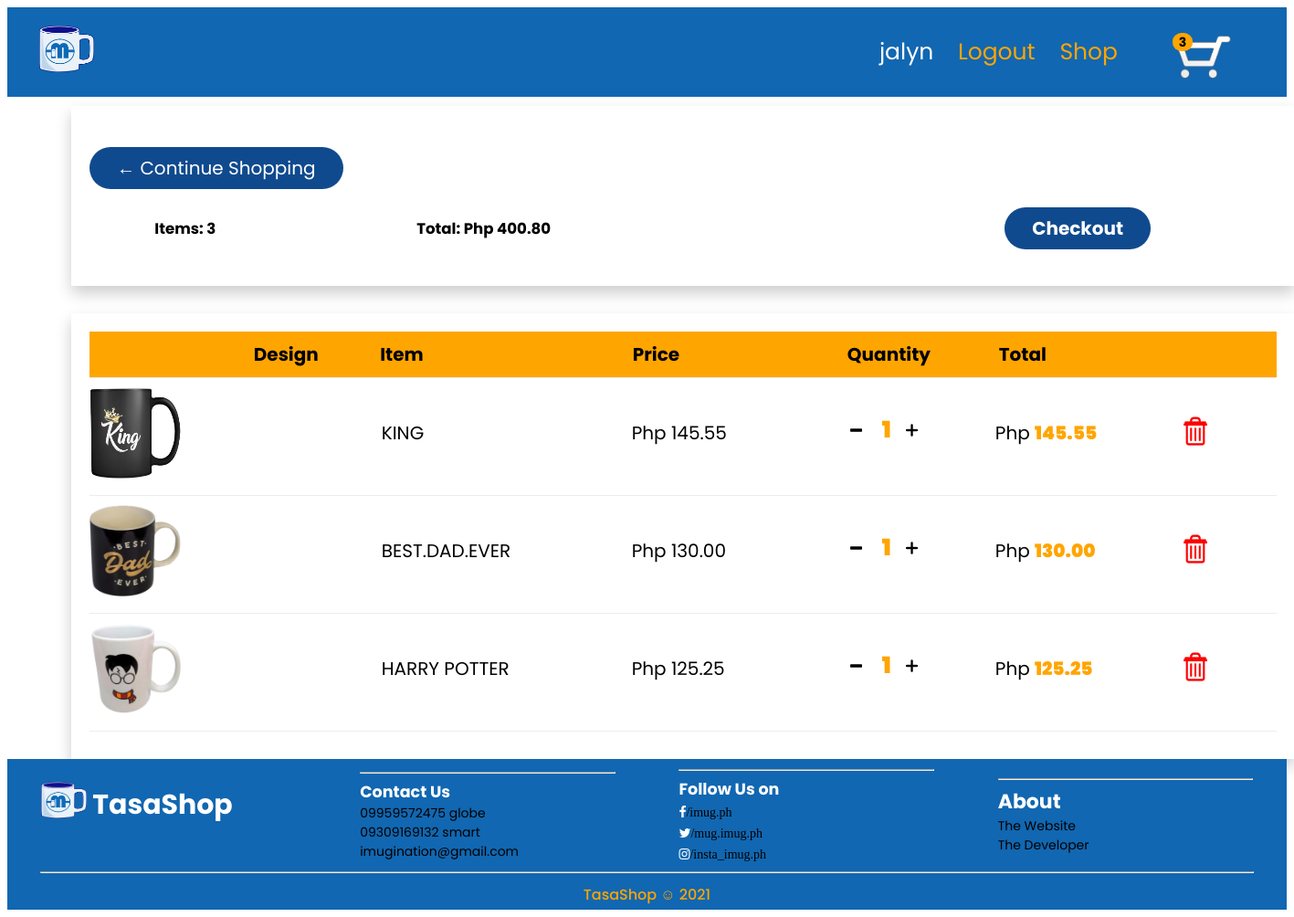
The app's page /cart/ (signed in), older data.
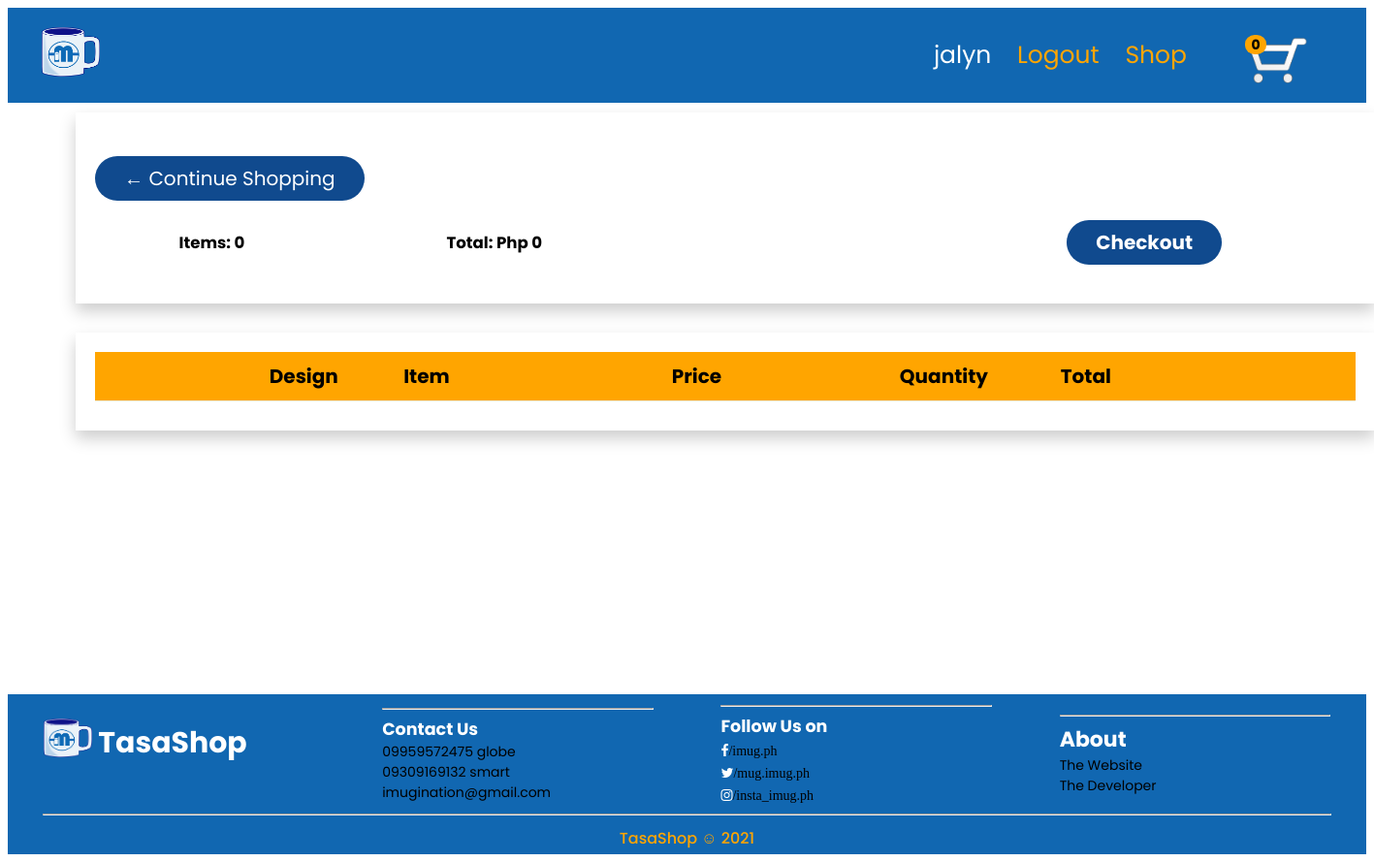
The same page, newer data.
### tasashop/models.py (models this page shows, shortened)
class OrderTrans(models.Model):
	customer = models.ForeignKey(User, on_delete=models.SET_NULL, null=True, blank=True)
	date_ordered = models.DateTimeField(auto_now_add=True)
	complete = models.BooleanField(default=False)
	transaction_id = models.CharField(max_length=100, null=True)
	@property
	def cart_total(self):
		order = self.cartitem_set.all()
		computation = sum([item.total for item in order])
		return computation
	@property
	def cart_item(self):
		order = self.cartitem_set.all()
		computation = sum([item.quan for item in order])
		return computation

class CartItem(models.Model):
	customer = models.ForeignKey(User, on_delete=models.SET_NULL, null=True, blank=True)
	product = models.ForeignKey(Product, on_delete=models.SET_NULL, null=True)
	order = models.ForeignKey(OrderTrans, on_delete=models.SET_NULL, null=True)
	quan = models.IntegerField(default=0, null=True, blank=True)
	cdesign = models.ForeignKey(Entries, on_delete=models.SET_NULL, null=True)
	date_added = models.DateTimeField(auto_now_add=True)
	@property
	def total(self):
		computation = self.product.price * self.quan
		return computation

class Product(models.Model):
	name = models.CharField(max_length=200, null=True)
	price = models.DecimalField(max_digits=5, decimal_places=2, default=0)
	PRODUCT_LABEL = (
					('c', 'customizable'),
					('d', 'designed')
					)
	category = models.CharField(choices=PRODUCT_LABEL,max_length=1, null=True)
	description = models.CharField(max_length=5000, null=True)
	image = models.ImageField(null=True, blank=True)
	def imgurl(self):
		try:
			img = self.image.url
		except:
			img = ''
		return img

### tasashop/views.py (the view)
# urls.py: path('cart/', cart, name="cart"),
@login_required(login_url='login_url')
def cart(request):
	if request.user.is_authenticated:
		customer = request.user
		order, created = OrderTrans.objects.get_or_create(customer=customer, complete=False)
		cartlist = order.cartitem_set.all()
		img=Entries.objects.all()
	customer = request.user
	orderItem, created = OrderTrans.objects.get_or_create(customer=customer, complete=False)
	return render(request, 'cart.html', {'cartlist':cartlist,'img':img, 'orderItem': orderItem})

### tasashop/templates/cart.html (shortened to what this page needs)
{% extends 'main.html' %}
{% load static %}
{% block content %}
<div class="box">
	<div class="cartdetailcon">
		<div class="cartdetailbox ">
			<a class="btn" href="{% url 'shop' %}">&#x2190; Continue Shopping</a>
			<table class="table">
				<tr>
					<th><h5>Items: <strong>{{orderItem.cart_item}}</strong></h5></th>
					<th><h5>Total: <strong>Php {{orderItem.cart_total}}</strong></h5></th>
					<th><a style="float:right; margin: 5px;" class="btn" href="{% url 'checkout' %}">Checkout</a></th>
				</tr>
			</table>
		</div>
		<br>
		<div class="cartdetailbox">
			<div class="cart-row tth">
				<div style="flex:1.3"></div>
				<div style="flex:1"><strong>Design</strong></div>
				<div style="flex:2"><strong>Item</strong></div>
				<div style="flex:1.7"><strong>Price</strong></div>
				<div style="flex:1.2"><strong>Quantity</strong></div>
				<div style="flex:2.2"><strong>Total</strong></div>
			</div>
			{% for cl in cartlist %}
				<div class="cart-row">
					<div style="flex:1.5"><img class="row-image" src="{{cl.product.imgurl}}"></div>
					{% if cl.product.category == 'c' %}
					<div style="flex:1.3">{{cl.product.name}}</div>
					{% else %}
					<div style="flex:1.3"></div>
					{% endif %}
					<div class="row-con" style="flex:2.4">{{cl.product.name}}</div>
					<div class="row-con" style="flex:2">Php {{cl.product.price}}</div>
					<div style="flex:.4"> <img data-product="{{cl.product.id}}" data-action="minus" style="margin-left:5px;" class="chg-quan row-con updateCart-Btn" src="{% static 'img/minus.png' %}"></div>
					<div style="font-size: 25px; padding-top: 28px;" class="quan row-con"><span style="color: orange; font-weight: 900;">{{cl.quan}}</span></div>
					<div style="flex:1"> <img data-product="{{cl.product.id}}" data-action="add" style="margin-left:10px;" class="chg-quan row-con updateCart-Btn" src="{% static 'img/plus.png' %}"></div>
					<div class="row-con" style="flex:1.7;">Php <span style="color: orange; font-weight: 900;">{{cl.total}}</span></div>
					<div style="flex:1;"> <img data-product="{{cl.product.id}}" data-action="delete" style=" margin-top:30px; width: 50px;" class="chg-quan updateCart-Btn" src="{% static 'img/remove.png' %}"></div>
				</div>
			{% endfor %}
		</div>
	</div>
</div>
{% endblock %}

### tasashop/templates/main.html (shortened to what this page needs)
<!DOCTYPE html>
{% load static %}
<html>
<head>
    <link rel="stylesheet" type="text/css" href="{% static 'css/style.css' %}">
    <link rel="stylesheet" href="https://cdnjs.cloudflare.com/ajax/libs/font-awesome/4.7.0/css/font-awesome.min.css">
</head>
<body>
  <div style="position: sticky;" class="navbar">
      <div class="logo">
        <a href="{% url 'shop' %}">
          <img src="{% static 'img/logo.png' %}">
        </a>
      </div>
      <nav>
        <ul>
          {% if user.is_authenticated %}
            <li><a style="margin-left: 90px; color: white;" href="{% url 'account' %}" >{{user.username}}</a></li>
            <li><a href="{% url 'logout_url' %}">Logout</a></li>
           {% endif  %}
          <li><a href="{% url 'shop' %}">Shop</a></li>
        </ul>
      </nav>
      <div class="cartbox">
        <a href="{% url 'cart' %}">
           {% if user.is_authenticated %}
           <p id="cart-total" style="color: black;">{{orderItem.cart_item}}</p>
           {% endif %}
          <img id="cart-icon" src="{% static 'img/cart-icon.png' %}">
        </a>
      </div>
  </div>
<div>
	{% block content %}
	{% endblock content %}
</div>
<div class="footer">
  <div>
    <div class="row">
      <div class="box4">
        <h2 style="margin-top: 5px; color: white; font-size: 30px;" >
          <img style="height:40px; width:50px; margin-bottom: -5px" src="{% static 'img/logo.png' %}">
          TasaShop
        </h2>
      </div>
      <div class="box4">
        <hr>
        <h3>Contact Us</h3>
        <h4>09959572475 globe</h4>
        <h4>09309169132 smart</h4>
        <h4>imugination@gmail.com</h4>
      </div>
      <div class="box4">
        <hr>
        <h3>Follow Us on</h3>
        <h4 style="color: white;" class="fa fa-facebook"><a>/imug.ph</a></h4><br>
        <h4 style="color: white;" class="fa fa-twitter"><a>/mug.imug.ph</a></h4><br>
        <h4 style="color: white;" class="fa fa-instagram"><a>/insta_imug.ph</a></h4><br>
      </div>
      <div class="box4">
        <hr>
        <h3 style="font-size: 22px;">About</h3>
        <a href="#"><h4>The Website</h4></a>
        <a href="#"><h4>The Developer</h4></a>
      </div>
      <hr style="color: #8fd3fe; width: 95%;">
    </div>
    <div style="color: orange; font-weight:500;" class="footer row">
          TasaShop &#9786; 2021
    </div>
  </div>
</div>
</body>
</html>

Row changes from the older to the newer data that the page shows:
removed OrderTrans: cart_item "3", cart_total "400.80"
removed CartItem: product.imgurl (picture), product.name "KING", product.price "145.55", quan "1", total "145.55"
removed CartItem: product.imgurl (picture), product.name "BEST.DAD.EVER", product.price "130.00", quan "1", total "130.00"
removed CartItem: product.imgurl (picture), product.name "HARRY POTTER", product.price "125.25", quan "1", total "125.25"
added OrderTrans: cart_item "0", cart_total "0"
